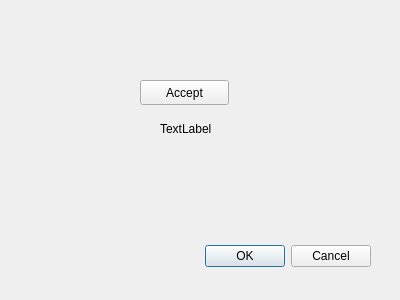
<?xml version="1.0" encoding="UTF-8"?>
<ui version="4.0">
 <class>sigpac_downloaderDialogBase</class>
 <widget class="QDialog" name="sigpac_downloaderDialogBase">
  <property name="geometry">
   <rect>
    <x>0</x>
    <y>0</y>
    <width>400</width>
    <height>300</height>
   </rect>
  </property>
  <property name="windowTitle">
   <string>SIGPAC Downloader</string>
  </property>
  <widget class="QDialogButtonBox" name="button_box">
   <property name="geometry">
    <rect>
     <x>30</x>
     <y>240</y>
     <width>341</width>
     <height>32</height>
    </rect>
   </property>
   <property name="orientation">
    <enum>Qt::Horizontal</enum>
   </property>
   <property name="standardButtons">
    <set>QDialogButtonBox::Cancel|QDialogButtonBox::Ok</set>
   </property>
  </widget>
  <widget class="QPushButton" name="btnOpenBrowser">
   <property name="geometry">
    <rect>
     <x>140</x>
     <y>80</y>
     <width>89</width>
     <height>25</height>
    </rect>
   </property>
   <property name="text">
    <string>Accept</string>
   </property>
  </widget>
  <widget class="QLabel" name="label">
   <property name="geometry">
    <rect>
     <x>160</x>
     <y>120</y>
     <width>67</width>
     <height>17</height>
    </rect>
   </property>
   <property name="text">
    <string>TextLabel</string>
   </property>
  </widget>
 </widget>
 <resources/>
 <connections>
  <connection>
   <sender>button_box</sender>
   <signal>accepted()</signal>
   <receiver>sigpac_downloaderDialogBase</receiver>
   <slot>accept()</slot>
   <hints>
    <hint type="sourcelabel">
     <x>20</x>
     <y>20</y>
    </hint>
    <hint type="destinationlabel">
     <x>20</x>
     <y>20</y>
    </hint>
   </hints>
  </connection>
  <connection>
   <sender>button_box</sender>
   <signal>rejected()</signal>
   <receiver>sigpac_downloaderDialogBase</receiver>
   <slot>reject()</slot>
   <hints>
    <hint type="sourcelabel">
     <x>20</x>
     <y>20</y>
    </hint>
    <hint type="destinationlabel">
     <x>20</x>
     <y>20</y>
    </hint>
   </hints>
  </connection>
 </connections>
</ui>
